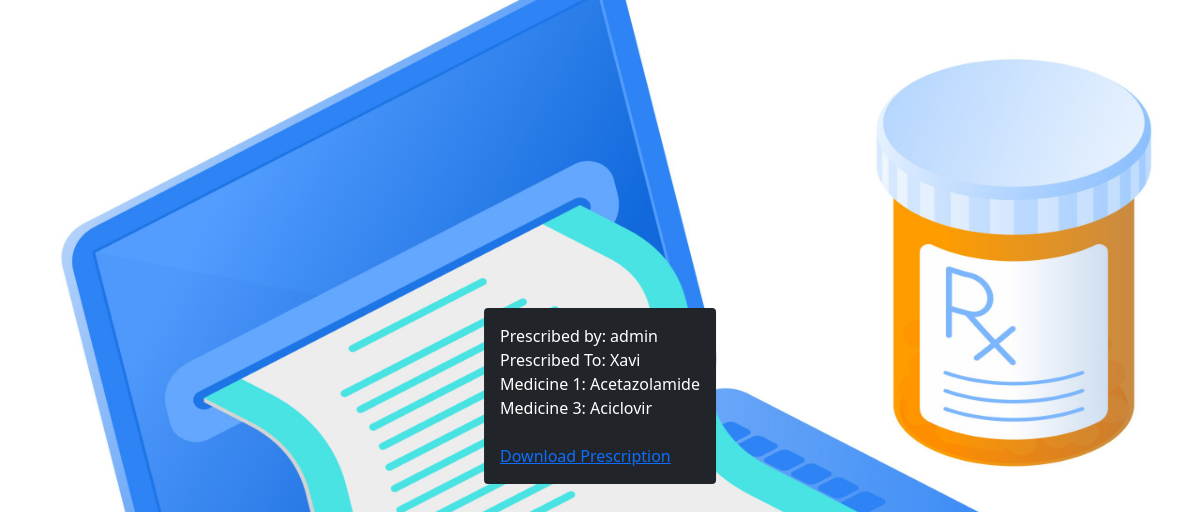
The page /viewprescription.php?id=4 (signed in) on the database its author committed.
### tables this page shows
CREATE TABLE `prescribedmedicines` (
  `id` int(11) NOT NULL,
  `prescribedby` int(11) NOT NULL,
  `prescribedto` int(11) NOT NULL,
  `med1` int(11) NOT NULL,
  `med2` int(11) NOT NULL,
  `med3` int(11) NOT NULL,
  `med4` int(11) NOT NULL,
  `med5` int(11) NOT NULL
);

CREATE TABLE `users` (
  `id` int(11) NOT NULL,
  `username` varchar(20) NOT NULL,
  `password` varchar(100) NOT NULL
);

CREATE TABLE `patientinfo` (
  `id` int(11) NOT NULL,
  `name` varchar(20) NOT NULL,
  `gender` varchar(20) NOT NULL,
  `age` int(11) NOT NULL,
  `address` varchar(100) NOT NULL,
  `number` int(11) NOT NULL
);

CREATE TABLE `medicines` (
  `id` int(11) NOT NULL,
  `name` varchar(20) NOT NULL,
  `indication` varchar(20) NOT NULL,
  `usages` varchar(50) NOT NULL,
  `instruction` varchar(100) NOT NULL
);

### viewprescription.php (the view, shortened to what this page needs)
<html>
<head>
<link rel="stylesheet" href="css/bootstrap.min.css">
</head>
<body>
<div class="position-absolute top-50 start-50 translate-middle">
<div class="p-3 mb-2 bg-dark text-white rounded">
<?php
$dbservername = "localhost";
$dbusername = "root";
$dbpassword = "";
$dbname = "onlineprescription";
$conn = mysqli_connect($dbservername, $dbusername, $dbpassword, $dbname);
    $prescribedto = $_GET['id'];
    $sql = "SELECT * from prescribedmedicines where prescribedto = '$prescribedto'";
    $res = mysqli_query($conn, $sql);
    if (mysqli_num_rows($res) > 0) {
        while($row = mysqli_fetch_assoc($res)) {
                $doctorid = $row["prescribedby"];
                $doctornamesql = "SELECT username from users where id = '$doctorid'";
                $doctornameres = mysqli_query($conn, $doctornamesql);
                $doctornamerow = mysqli_fetch_assoc($doctornameres);
                $doctorname = $doctornamerow["username"];
                echo "Prescribed by: $doctorname <br>";
                $patientid = $row["prescribedto"];
                $sql = "SELECT name from patientinfo where id = '$patientid'";
                $res = mysqli_query($conn, $sql);
                $patientrow = mysqli_fetch_assoc($res);
                $patientname = $patientrow["name"];
                echo "Prescribed To: " . $patientname . "<br>";
                $med1id = $row["med1"];
                $sql = "SELECT name from medicines where id = '$med1id'";
                $res = mysqli_query($conn, $sql);
                if (mysqli_num_rows($res) > 0) {
                    $med1row = mysqli_fetch_assoc($res);
                    $med1 = $med1row["name"];
                    echo "Medicine 1: " . $med1 . "<br>";
                }
                $med2id = $row["med2"];
                $sql = "SELECT name from medicines where id = '$med2id'";
                $res = mysqli_query($conn, $sql);
                $med3id = $row["med3"];
                $sql = "SELECT name from medicines where id = '$med3id'";
                $res = mysqli_query($conn, $sql);
                if (mysqli_num_rows($res) > 0) {
                    $med3row = mysqli_fetch_assoc($res);
                    $med3 = $med3row["name"];
                    echo "Medicine 3: " . $med3 . "<br>";
                }
                $med4id = $row["med4"];
                $sql = "SELECT name from medicines where id = '$med4id'";
                $res = mysqli_query($conn, $sql);
                $med5id = $row["med5"];
                $sql = "SELECT name from medicines where id = '$med5id'";
                $res = mysqli_query($conn, $sql);
                echo "<br>";
                echo "<td><a href='prescriptionpdf.php?id=".$row["id"]."'>Download Prescription</a></td>";
            }
        }
     else {
        echo "No prescriptions found";
    }
?>
</div>
</div>
</body>
</html>

### viewprescription.php (style rules this page uses)
body { background-image: url('bg.jpg'); background-repeat: no-repeat; background-attachment: fixed; background-size: 100% 100%; }

### rows shown on the page
prescribedmedicines: users.username "admin", patientinfo.name "Xavi", medicines.name "Acetazolamide", medicines.name "Aciclovir"
